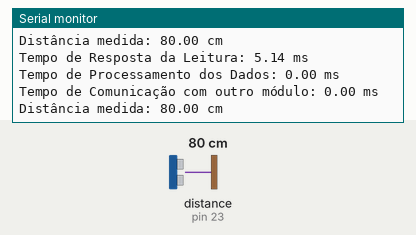
A sketch run on a simulated Arduino Mega 2560, built with avr-gcc and run on an emulated ATmega2560. Parts: the last lines printed to the serial monitor. Wiring (inferred from the names in the program): ultrasonic range finder: trigger pin 22; echo pin 23. Inputs (shaded band) come from the test bench; at power-on: distance to the obstacle (sensor on pin 23) 80 cm. The echo pulse lasts 58.3 µs per cm.

Above: at 11.0 s.
11.1 s: distance to the obstacle (sensor on pin 23) set to 2 cm
At 20.46 s:
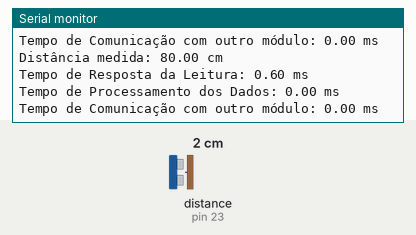
21.2 s: distance to the obstacle (sensor on pin 23) set to 4 cm
At 30.52 s:
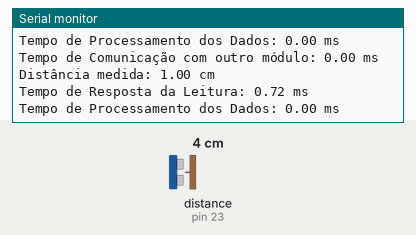
Timing chart, 0 to 32.0 s (numbered marks = the images above; inputs shaded):
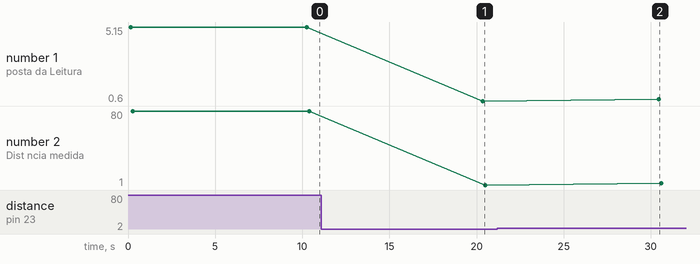

Measured:
- after the input at 11.1 s, the serial monitor: prints a new line after 9.3 s (image 1)
- after the input at 21.2 s, the serial monitor: prints a new line after 9.3 s (image 2)
- plotted number 1: 5.14 → 0.6 after the input at 11.1 s, 0.6 → 0.72 after the input at 21.2 s
- plotted number 2: 80 → 1 after the input at 11.1 s, 1 → 3 after the input at 21.2 s

The sketch:

lat_HC-SR04.ino
```cpp
#include <Arduino.h>

const int TRIG = 22;
const int ECHO = 23;

unsigned long tempoInicializacao = 0;
bool inicializou = false;


// Converte duração do pulso em cm
long microsegundosParaCM(long microsegundos) {
  return microsegundos / 29 / 2;
}

// Converte microssegundos em milissegundos
float usParaMs(unsigned long us) {
  return us / 1000.0;
}


float medirDistanciaCM(unsigned long &tempoResposta, unsigned long &tempoProcessamento) {
  unsigned long t0 = micros();

  // Envia pulso no TRIG
  digitalWrite(TRIG, LOW);
  delayMicroseconds(2);
  digitalWrite(TRIG, HIGH);
  delayMicroseconds(10);
  digitalWrite(TRIG, LOW);

  // Mede o tempo de resposta do sensor
  unsigned long tempoPulso = pulseIn(ECHO, HIGH, 30000);

  unsigned long t1 = micros();
  tempoResposta = t1 - t0;

  // Tempo de processamento dos dados
  unsigned long t2 = micros();
  long distancia = microsegundosParaCM(tempoPulso);
  unsigned long t3 = micros();
  tempoProcessamento = t3 - t2;

  return distancia;
}

// SIMULAÇÃO DE COMUNICAÇÃO ENTRE MÓDULOS
void simularComunicacaoSensorParaOutroModulo(unsigned long &tempoComunicacao, float valor) {
  unsigned long t0 = micros();

  float recebido = valor; // outro módulo "recebe"
  (void)recebido; // evita warning

  unsigned long t1 = micros();
  tempoComunicacao = t1 - t0;
}

void setup() {
  Serial.begin(9600);
  pinMode(TRIG, OUTPUT);
  pinMode(ECHO, INPUT);

  // Marca tempo de inicialização
  tempoInicializacao = millis();
}


void loop() {
  if (!inicializou) {
    // Aguarda o sensor estabilizar
    delay(100);
    Serial.print("Tempo de Inicialização do Módulo: ");
    Serial.print(millis() - tempoInicializacao);
    Serial.print(" ms");
    Serial.println("");
    inicializou = true;
  }

  unsigned long tempoResposta = 0;
  unsigned long tempoProcessamento = 0;
  unsigned long tempoComunicacao = 0;

  float distancia = medirDistanciaCM(tempoResposta, tempoProcessamento);
  simularComunicacaoSensorParaOutroModulo(tempoComunicacao, distancia);

  Serial.print("Tempo de Resposta da Leitura: ");
  Serial.print(usParaMs(tempoResposta));
  Serial.print(" ms");
  Serial.println("");

  Serial.print("Tempo de Processamento dos Dados: ");
  Serial.print(usParaMs(tempoProcessamento));
  Serial.print(" ms");
  Serial.println("");

  Serial.print("Tempo de Comunicação com outro módulo: ");
  Serial.print(usParaMs(tempoComunicacao));
  Serial.print(" ms");
  Serial.println("");

  Serial.print("Distância medida: ");
  Serial.print(distancia);
  Serial.print(" cm");
  Serial.println("");

  delay(10000); // intervalo entre leituras
}
```
